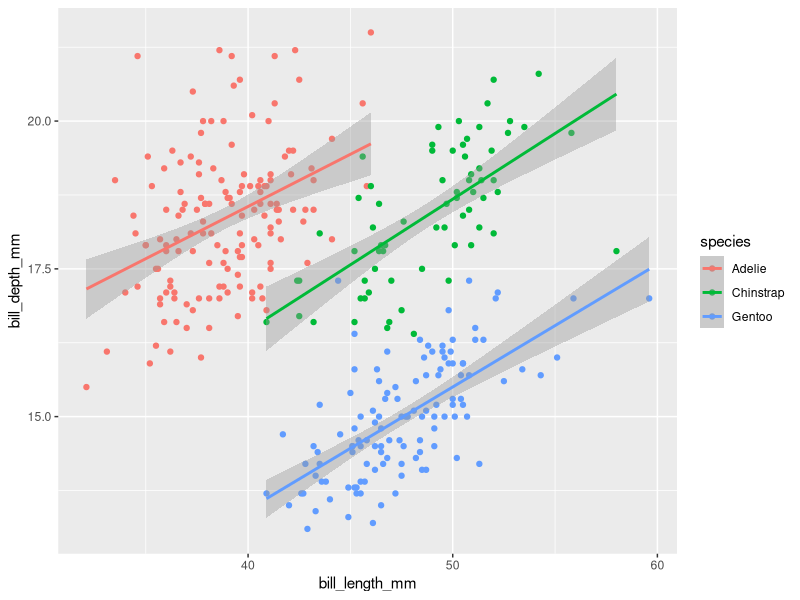
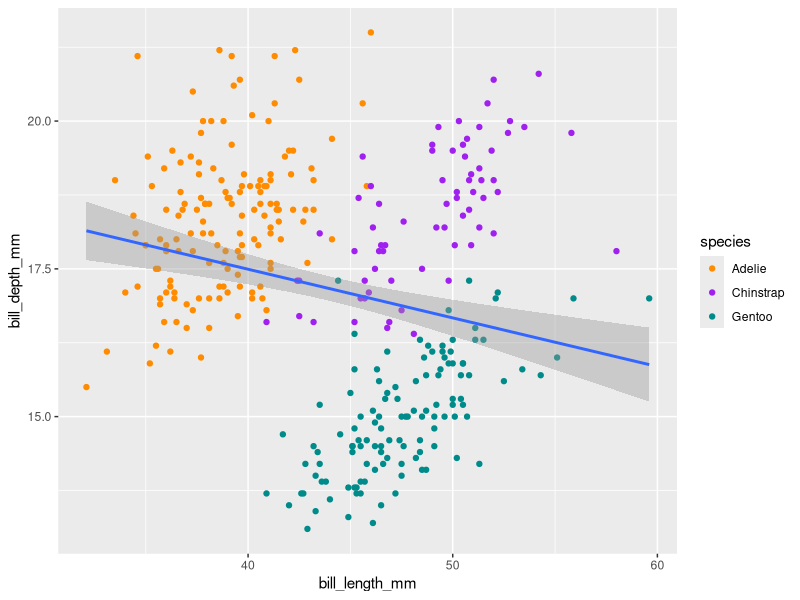
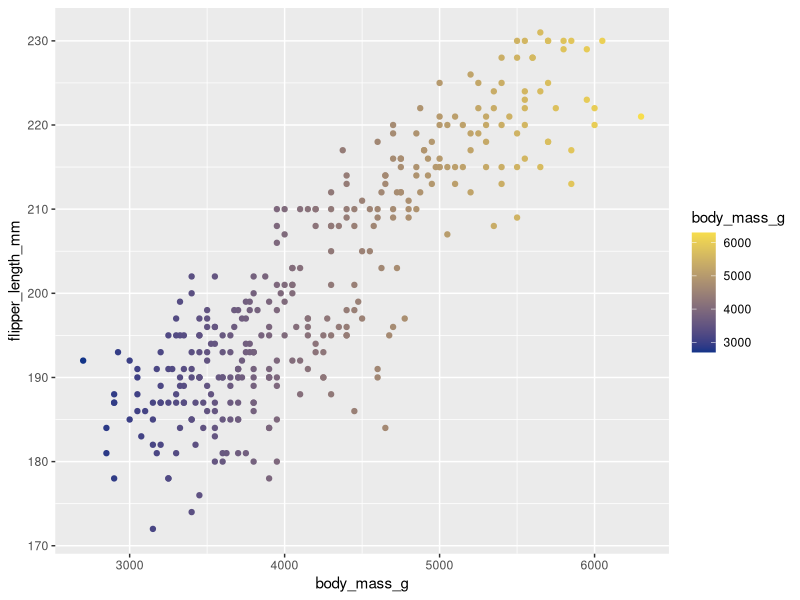
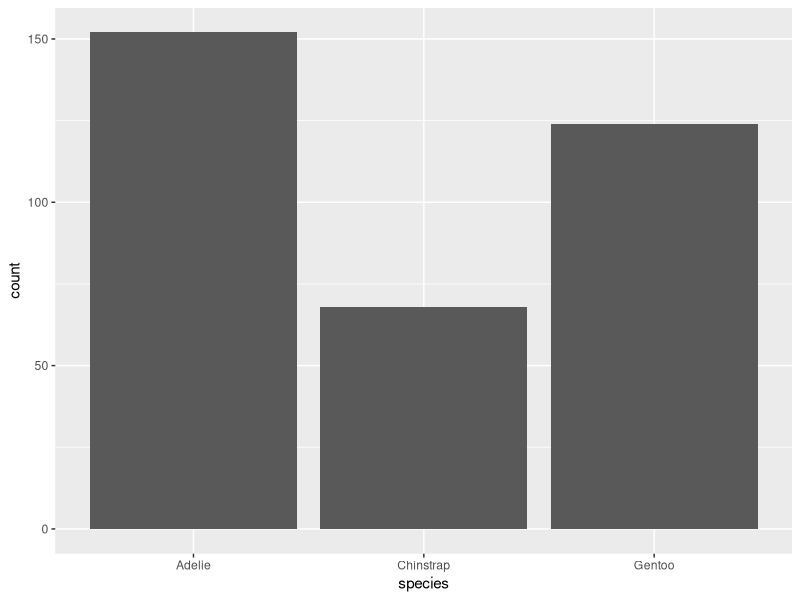
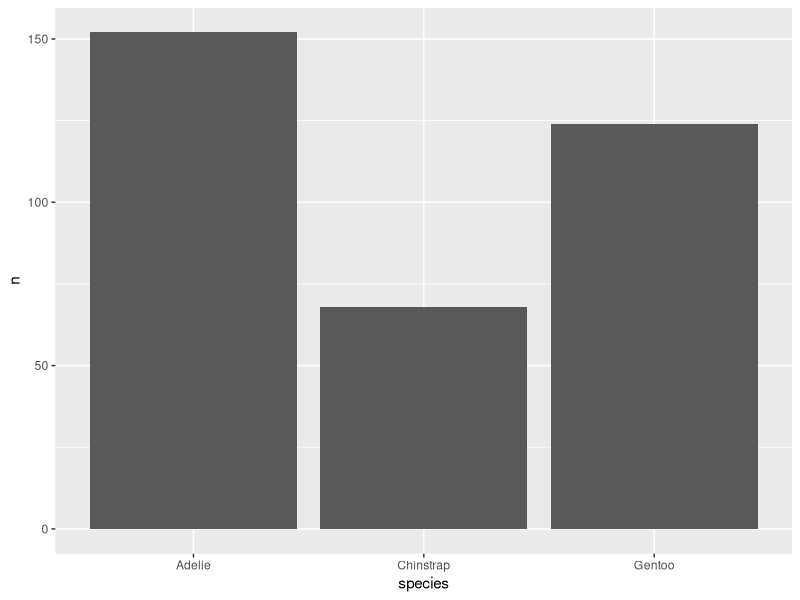
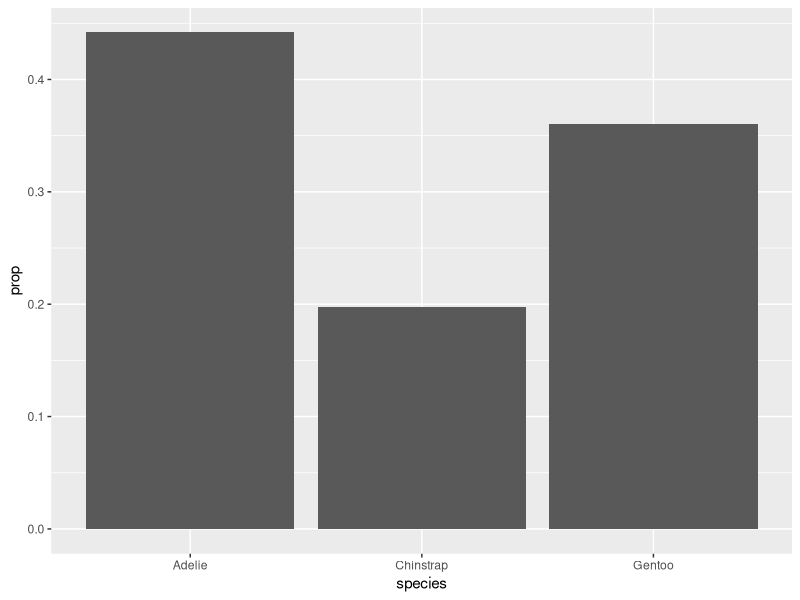
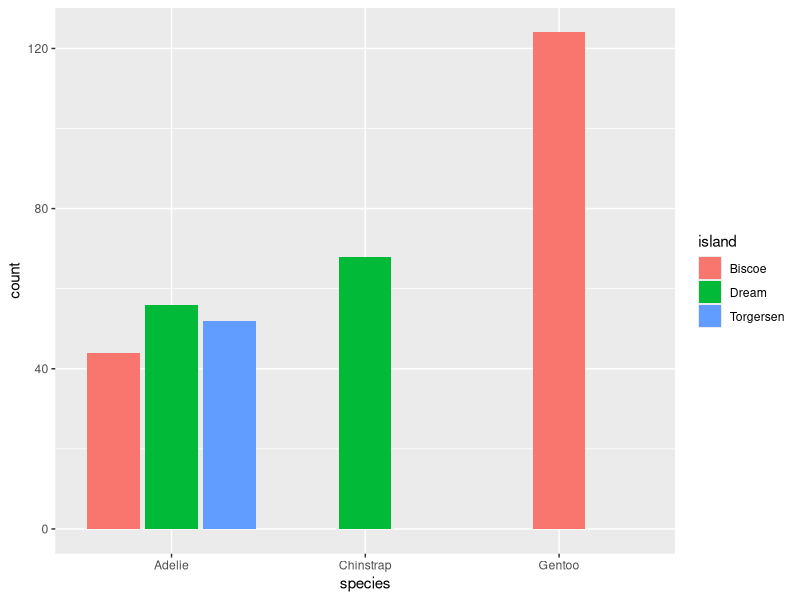
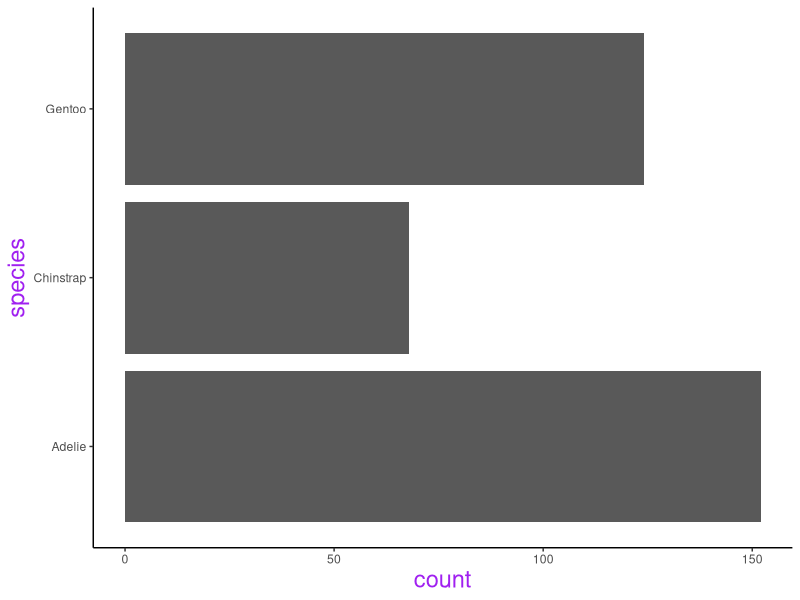

These charts were generated, in order, by the following R code:
## ---- chunk 1
library(tidyverse)
library(palmerpenguins)
## ---- chunk 2
# untidy data ----
# untidy bc each row represents multiple observations
# here you have 3 numerical columns it's hard to plot with just x,y axis
# each observation is a column when it should be a row (station #)

temp_data_wide <- tribble(
  ~date, ~station1, ~station2,  ~station3,
  "2023-10-01", 30.1, 29.8,  31.2,
  "2023-11-01", 28.6, 29.1,  33.4,
  "2023-12-01", 29.9, 28.5,  32.3
)

# make tidy ----
temp_data_long <- temp_data_wide %>% 
  #any column name that starts with station will be included in the pivot
  pivot_longer(cols = starts_with("station"), 
               # column names we want to create
               names_to = "station_id", 
               # column our values were stuffed into
               values_to = "temp_c")

## ---- chunk 3
# Initial analysis
View(penguins)
# give us information about dataset
str(penguins)
## ---- chunk 4
# na.omit to omit NA values
# Mapping color globally
ggplot(na.omit(penguins), 
       mapping = aes(x = bill_length_mm,
                     y = bill_depth_mm,
                     color = species)) +
  geom_point() +
  # linear model line: we get one for each species
  geom_smooth(method = "lm")


# Mapping color locally
ggplot(na.omit(penguins), 
       mapping = aes(x = bill_length_mm,
                     y = bill_depth_mm)) +
  geom_point(aes(color = species)) +
  # best fit line across all the datasets
  geom_smooth(method = "lm") + 
  scale_color_manual(values = c("darkorange","purple","cyan4"))

# piping into a
# penguins %>%
# ggplot(aes(x = bill_length_mm,
#                   y = bill_depth_mm))



ggplot(na.omit(penguins), aes(x = body_mass_g,
                     y = flipper_length_mm,
                     color = body_mass_g)) +
  geom_point() +
  scale_color_gradient(low = "#123488", high = "#F7DD4C")
## ---- chunk 5
ggplot(penguins, aes(x = species)) +
  geom_bar() 

penguins_summary <- penguins %>% 
  count(species)

ggplot(penguins_summary, aes(x = species, y = n)) +
  geom_bar(stat = "identity")

# geom_col is what you would rather do
# geom_bar overide a function rcrcrdcrcdrdrdrcdrdcrcdrcd


## ---- chunk 6
# represeted as a proportion
ggplot(penguins, aes(x = species, y = after_stat(prop), 
                     group = 1)) +
  geom_bar() 



## ---- chunk 7
# here we use fill bc its a big area
# color is for when it is a small point or line
ggplot(penguins,aes(x = species, fill = island)) +
  geom_bar(position = position_dodge2(preserve = "single")) 
## ---- chunk 8
## coord system
# change how the axis is arranged
ggplot(penguins, aes(x=species)) +
  geom_bar() +
  coord_flip() +
  theme_classic() +
  theme(axis.title = element_text(size = 17, color = "purple")) # use to update everything

ggplot(penguins, aes(x=species)) +
  geom_bar() +
  coord_polar()

